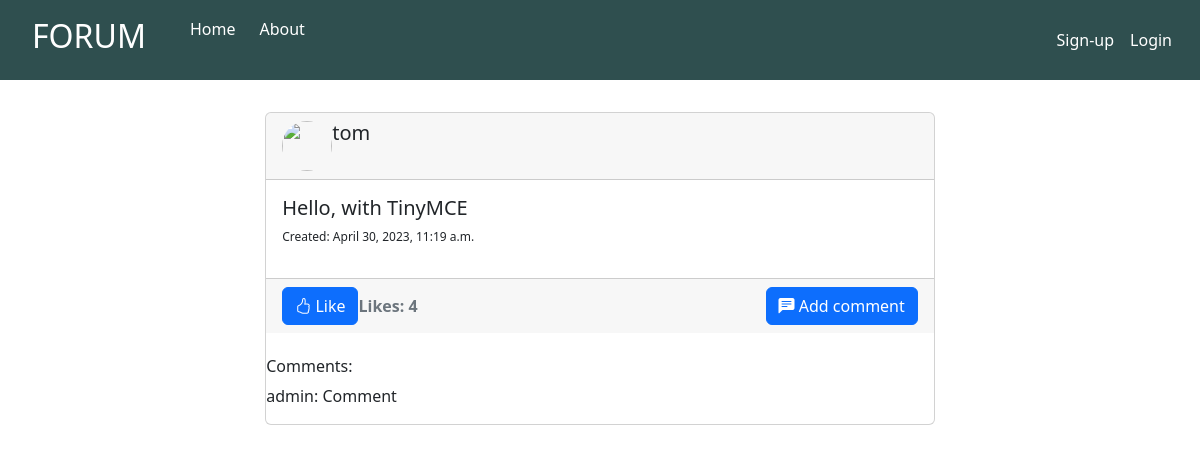
/posts/8/, run on an earlier commit of the app's database.
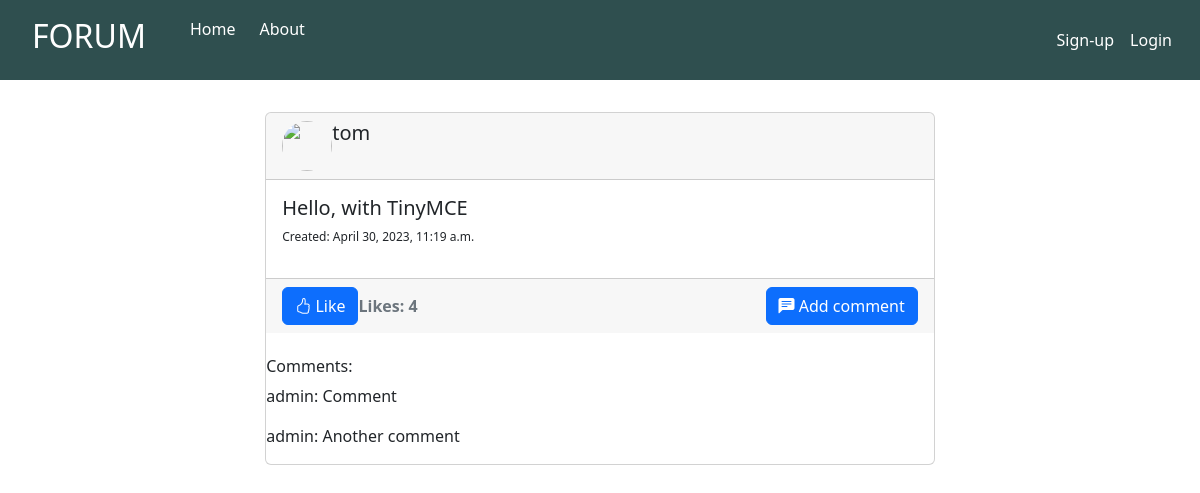
And on a later commit of the database.
### posts/models.py (models this page shows)
class Post(models.Model):
    user = models.ForeignKey(User,on_delete=models.CASCADE)
    title = models.CharField(max_length=150)
    contents = tmce_modeles.HTMLField()
    created_datetime = models.DateTimeField(auto_now_add=True)
    modified_datetime = models.DateTimeField(auto_now=True)
    category = models.ForeignKey(PostCategory,on_delete=models.SET_NULL,null=True)
    likes = models.ManyToManyField(User,related_name="post_likes")
    def number_of_likes(self):
        return self.likes.count()

class PostComment(models.Model):
    user = models.ForeignKey(User,on_delete=models.CASCADE)
    post = models.ForeignKey(Post,on_delete=models.CASCADE)
    contents = models.TextField(max_length=255)
    created_datetime = models.DateTimeField(auto_now_add=True)
    modified_datetime = models.DateTimeField(auto_now=True)

### posts/views.py (the view)
class PostDetailView(DetailView):
    model = Post
    template_name = "posts/post_detail.html"

### posts/templates/posts/post_detail.html (shortened to what this page needs)
{% extends 'base.html' %}
{% load static %}
{% block stylesheets %}
    <link rel="stylesheet" href="{% static "posts/css/post_detail.css" %}">
{% endblock %}
{% block content %}
    <div class="card">
                <div class="card-header post-title">
                    <div class="user-info">
                        <img src="{{ object.user.profile.image.url }}" class="account-img">
                        <h5>{{ object.user.username }}</h5>
                    </div>
                </div>
                <div class="card-body">
                    <h5 class="card-title">{{ post.title }}</h5>
                    <p style="font-size: 12px;">Created: {{ post.created_datetime }}</p>
                </div>
                <div class="card-footer text-muted post-footer">
                    <div class="like-div">
                        <form action="{% url 'posts:like' post.id %}" method="POST">
                            {% if user in post.likes.all %}
                                <button type="submit" name="post_id" value="{{post.id}}" class="btn btn-secondary"><i class="bi bi-hand-thumbs-up"> </i>Like</button>
                            {% else %}
                                <button type="submit" name="post_id" value="{{post.id}}" class="btn btn-primary"><i class="bi bi-hand-thumbs-up"> </i>Like</button>
                            {% endif %}
                        </form>
                        <span class="text-secondary likes-number">Likes: {{ post.number_of_likes }}</span>
                    </div>
                    <div class="comment-div">
                        <a class="btn btn-primary" href="{% url "posts:add_comment" post.id %}"><i class="bi bi-chat-left-text-fill"></i> Add comment</a>
                    </div>
                </div>
                <br>
                <h6>Comments: </h6>
                {% for comment in post.postcomment_set.all %}
                    <p>{{ comment.user }}: {{ comment.contents }}</p>
                {% endfor %}
            </div>
{% endblock %}

### templates/base.html (shortened to what this page needs)
<!DOCTYPE html>
<html lang="en">
<head>
    {% load static %}
    <link rel="stylesheet" href="{% static 'forum/css/style.css' %}">
    <link href="https://cdn.jsdelivr.net/npm/bootstrap@5.2.2/dist/css/bootstrap.min.css" rel="stylesheet">
    <link rel="stylesheet" href="https://cdn.jsdelivr.net/npm/bootstrap-icons@1.10.4/font/bootstrap-icons.css">
    {% block stylesheets %}{% endblock %}
</head>
<body>
    <nav>
        <ul>
            <li><h2 class="logo">FORUM</h2></li>
            <li><a href="{% url 'posts:list' %}">Home</a></li>
            <li><a href="#">About</a></li>
        </ul>
        <div>
            {% if user.is_authenticated %}
                <a href="{% url 'posts:add' %}">New Post</a>
                <a href="{% url 'user_profile' %}">Profile</a>
                <form action="{% url 'logout' %}" method="POST" style="display:inline;">
                  {% csrf_token %}
                  <button type="submit" class="btn btn-link" style="color:white; text-decoration:none;">Logout</button>
                </form>
            {% else %}
                <a href="{% url 'register:register' %}">Sign-up</a>
                <a href="/accounts/login">Login</a>
            {% endif %}
        </div>
    </nav>
    <div class="container mt-4">
        {% block content %}{% endblock %}
    </div>
</body>
</html>

### static/forum/css/style.css (style rules this page uses)
body { background-color: #f5f5f5; margin: 0; font-family: Arial, sans-serif; }
nav { width: 100%; height: 80px; display: flex; justify-content: space-between; align-items: center; background-color: darkslategrey; padding: 0 20px; color: white; }
nav ul { display: flex; list-style: none; margin-bottom: 0; padding-left: 0; }
nav ul li { margin: 0 12px; color: white; }
nav ul li h2 { margin-right: 20px; }
nav ul li a, nav div a { color: white; text-decoration: none; }
nav div { display: flex; align-items: center; }
nav div a { margin: 0 8px; }

### posts/static/posts/css/post_detail.css (style rules this page uses)
.container { display: flex; justify-content: center; }
.card { margin: 8px; width: 60%; }
.post-title { display: flex; flex-direction: row; justify-content: space-between; }
.account-img { width: 50px; height: 50px; border-radius: 50%; }
.user-info { display: flex; flex-direction: row; }
.post-footer { display: flex; flex-direction: row; justify-content: space-between; }
.like-div { display: flex; flex-direction: row; }
.likes-number { font-weight: bolder; display: flex; align-items: center; }

What changed in the data, as far as the page shows it:
added PostComment: user "admin", contents "Another comment"
